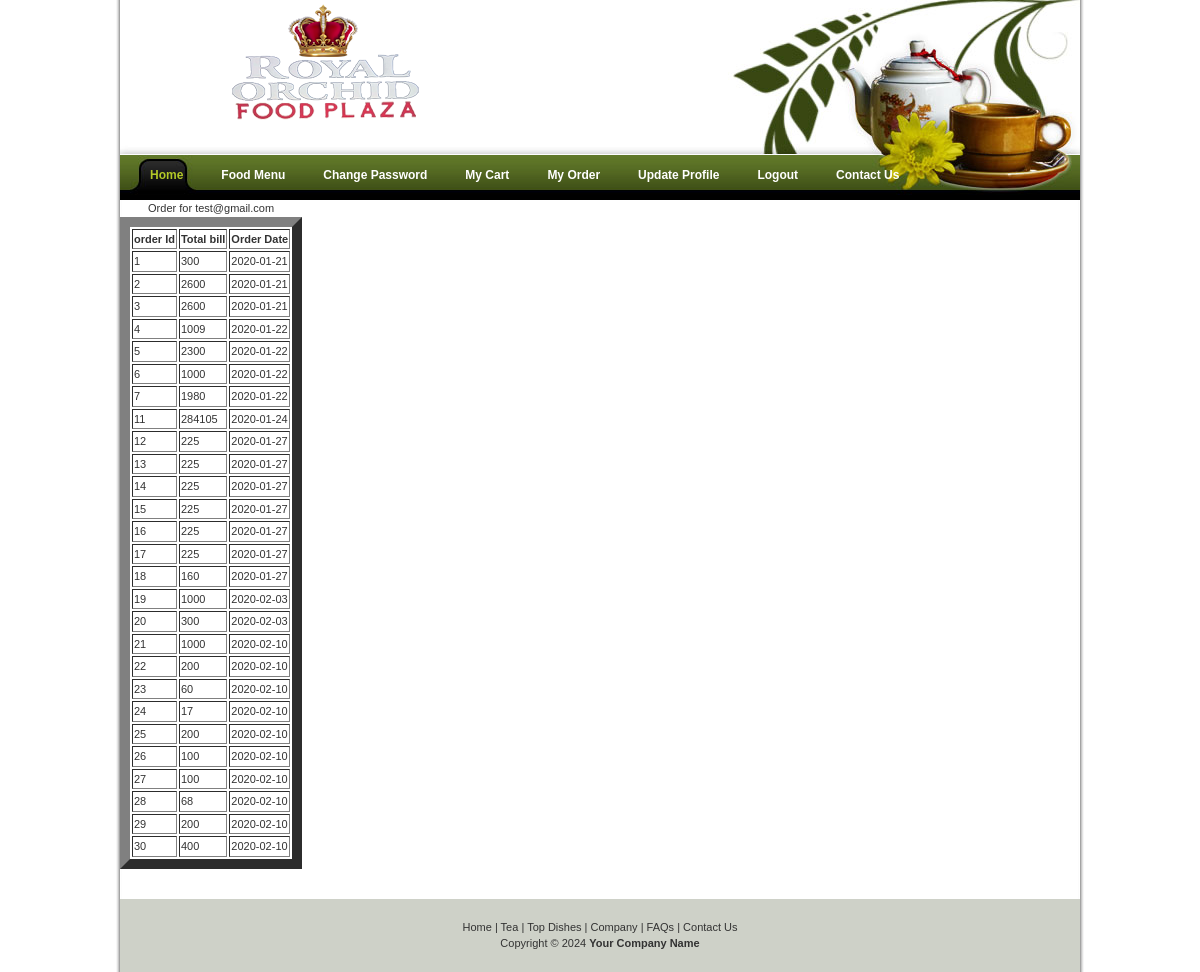
The app's page /orderapp/showorder/ (signed in) with its own data.
### orderapp/models.py (models this page shows, shortened)
class OrderModel(models.Model):
	emailIdfk=models.EmailField()
	date=models.CharField(max_length=20)
	totalamt=models.IntegerField()
	class Meta:
		db_table="order_tbl"

### orderapp/views.py (the view)
# urls.py: path('showorder/',showOrderView),
def showOrderView(request):
	email=request.session['email']
	order=OrderModel.objects.filter(emailIdfk=email)
	return render(request,'orderapp/order.html',{'order':order})

### templates/orderapp/order.html (shortened to what this page needs)
{% include "header.html" %}
<html>
    <head>
    </head>
    <body>
        <table border="10">
            <caption>Order for {{ request.session.email }}</caption>
            <tr>
                <th>order Id</th>
                <th>Total bill</th>
                <th>Order Date</th>
            </tr>
                {% for o in order %}
            <tr>
                <td>{{o.id}}</td>
                <td>{{o.totalamt}}</td>
                <td>{{o.date}}</td>
            </tr>
                {% endfor %}
        </table>
     </body>
</html>
{% include "footer.html" %}

### static/css/templatemo_style.css (style rules this page uses)
body { margin: 0; padding: 0; line-height: 1.5em; font-family: Verdana, Arial, san-serif; font-size: 11px; color: #333333; background: #fff; }

### records on screen
OrderModel: id "1", totalamt "300", date "2020-01-21"
OrderModel: id "2", totalamt "2600", date "2020-01-21"
OrderModel: id "3", totalamt "2600", date "2020-01-21"
OrderModel: id "4", totalamt "1009", date "2020-01-22"
OrderModel: id "5", totalamt "2300", date "2020-01-22"
OrderModel: id "6", totalamt "1000", date "2020-01-22"
OrderModel: id "7", totalamt "1980", date "2020-01-22"
OrderModel: id "11", totalamt "284105", date "2020-01-24"
OrderModel: id "12", totalamt "225", date "2020-01-27"
OrderModel: id "13", totalamt "225", date "2020-01-27"
OrderModel: id "14", totalamt "225", date "2020-01-27"
OrderModel: id "15", totalamt "225", date "2020-01-27"
OrderModel: id "16", totalamt "225", date "2020-01-27"
OrderModel: id "17", totalamt "225", date "2020-01-27"
OrderModel: id "18", totalamt "160", date "2020-01-27"
OrderModel: id "19", totalamt "1000", date "2020-02-03"
OrderModel: id "20", totalamt "300", date "2020-02-03"
OrderModel: id "21", totalamt "1000", date "2020-02-10"
OrderModel: id "22", totalamt "200", date "2020-02-10"
OrderModel: id "23", totalamt "60", date "2020-02-10"
OrderModel: id "24", totalamt "17", date "2020-02-10"
OrderModel: id "25", totalamt "200", date "2020-02-10"
OrderModel: id "26", totalamt "100", date "2020-02-10"
OrderModel: id "27", totalamt "100", date "2020-02-10"
OrderModel: id "28", totalamt "68", date "2020-02-10"
OrderModel: id "29", totalamt "200", date "2020-02-10"
OrderModel: id "30", totalamt "400", date "2020-02-10"

### other values on screen
{{ request.session.email }} "test@gmail.com"
